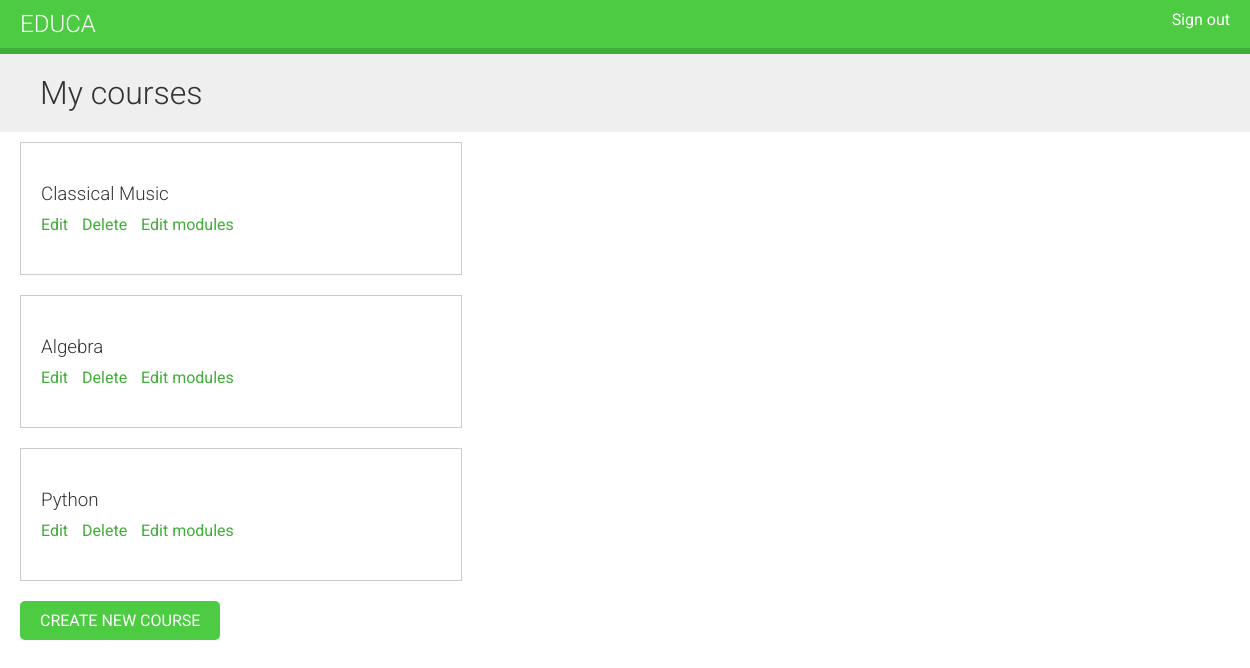
The page /course/mine/ (signed in) on the database its author committed.
### courses/models.py (models this page shows, shortened)
class Course(models.Model):
    owner       = models.ForeignKey(User,
                            related_name='courses_created')
    subject     = models.ForeignKey(Subject,
                            related_name='courses')
    title       = models.CharField(max_length=200)
    slug        = models.SlugField(max_length=200, unique=True)
    overview    = models.TextField()
    created     = models.DateTimeField(auto_now_add=True)
    class Meta:
        ordering = ('-created', )

### courses/views.py (the view, shortened to what this page needs)
class ManageCourseListView(ListView):
    model = Course
    template_name = 'courses/manage/course/list.html'

### courses/views.py (called while the page is built)
    def get_queryset(self):
        qs = super(OwnerMixin, self).get_queryset()
        return qs.filter(owner=self.request.user)

### courses/templates/courses/manage/course/list.html (shortened to what this page needs)
{% extends "base.html" %}
{% block content %}
<h1> My courses </h1>
<div class ="module">
  {% for course in object_list %}
  <div class="course-info">
    <h3>{{ course.title }} </h3>
    <p> <a href ="{% url "course-edit" course.id %}"> Edit </a>
        <a href ="{% url "course-delete" course.id %}"> Delete </a>
        <a href ="{% url "course-module-update" course.id %}"> Edit modules </a>
    </p> </div> {% empty %} <p> You haven't created any courses yet.</p>
  {% endfor %}
  <p>
    <a href="{% url "course-create" %}" class="button"> Create new course </a>
  </p>
</div>
{% endblock %}

### courses/static/css/base.css (style rules this page uses)
body { margin:0; font-family:'Roboto', sans-serif; font-weight:400; color:#333; }
a { color:#3fad37; text-decoration:none; }
h1, h2, h3, h4, h5, h6 { font-family:'Roboto', sans-serif; font-weight:300; }
h1 { background:#efefef; width:100%; overflow:auto; padding:20px 0 20px 40px; margin:0; }
.module { overflow:auto; }
.module h3 { margin:30px 0 0; padding:0; width:100%; }
.module p { margin:10px 0 20px; width:100%; float:left; }
.module { padding:10px 20px; float:left; }
input[type=submit], a.button { border-radius:5px; background:#4dcc43; color:#fff; font-size:16px; text-transform:uppercase; border:none; padding:10px 20px; margin:20px 0; }
.course-info { border:1px solid #ccc; padding:10px 20px 20px; width:400px; overflow:auto; margin-bottom:20px; }
.course-info a { margin-right:10px; }

### rows shown on the page
Course: title "Classical Music"
Course: title "Algebra"
Course: title "Python"
